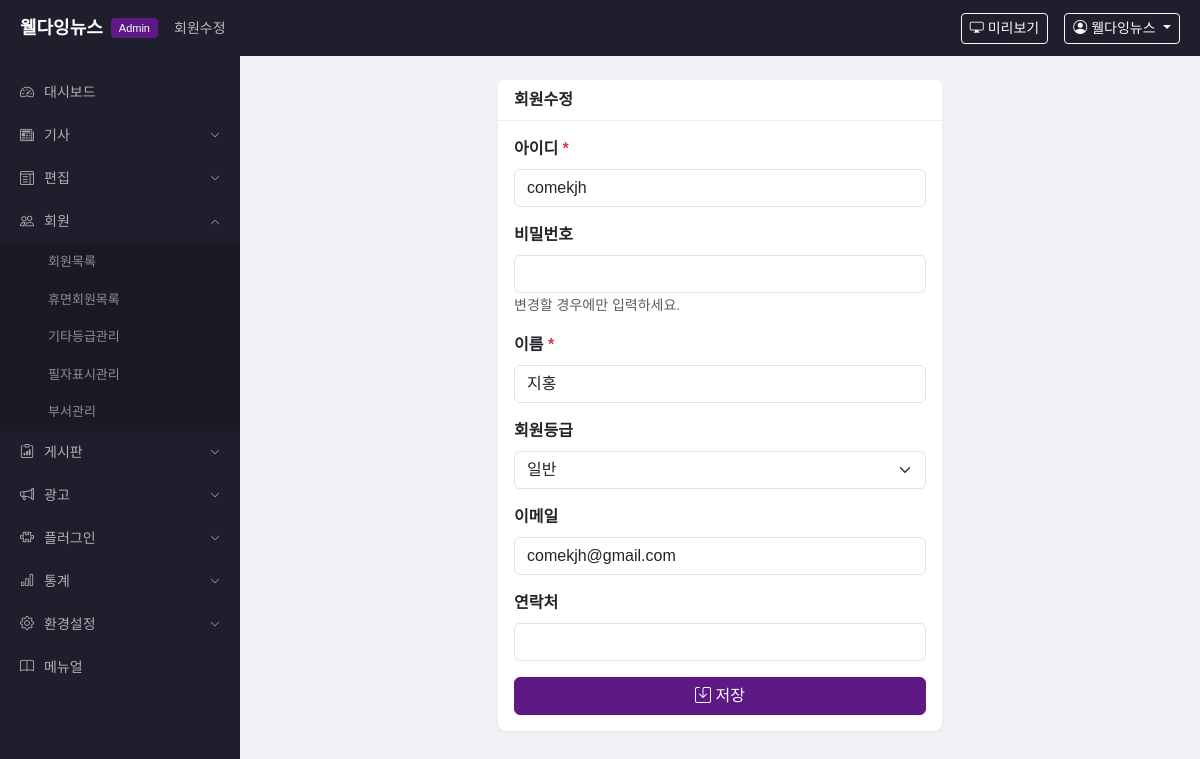
Page /admin/member/2/edit (signed in) on the committed database.
### app/models.py (models this page shows)
class AdminUser(UserMixin, db.Model):
    __tablename__ = 'admin_user'
    id = db.Column(db.Integer, primary_key=True)
    user_id = db.Column(db.String(50), unique=True, nullable=False)
    password_hash = db.Column(db.String(256), nullable=False)
    name = db.Column(db.String(50), nullable=False)
    email = db.Column(db.String(100))
    department = db.Column(db.String(50), default='')
    level = db.Column(db.String(20), default='admin')  # admin, editor, reporter
    is_active = db.Column(db.Boolean, default=True)
    is_dormant = db.Column(db.Boolean, default=False)
    created_at = db.Column(db.DateTime, default=datetime.now)

class Member(db.Model):
    __tablename__ = 'member'
    id = db.Column(db.Integer, primary_key=True)
    user_id = db.Column(db.String(50), unique=True, nullable=False)
    password_hash = db.Column(db.String(256), nullable=False)
    name = db.Column(db.String(50), nullable=False)
    email = db.Column(db.String(100), default='')
    phone = db.Column(db.String(20), default='')
    level = db.Column(db.String(20), default='일반')  # 일반/시민기자/기자/데스크
    is_active = db.Column(db.Boolean, default=True)
    is_dormant = db.Column(db.Boolean, default=False)  # 휴면회원
    created_at = db.Column(db.DateTime, default=datetime.now)

### app/admin/routes.py (the view)
@admin_bp.route('/member/<int:member_id>/edit', methods=['GET', 'POST'])
@admin_required
def member_edit(member_id):
    member = Member.query.get_or_404(member_id)
    if request.method == 'POST':
        return _save_member(member)
    return render_template('admin/member_form.html', member=member)

### app/__init__.py (called while the page is built)
def create_app():
    app = Flask(__name__)
    app.config.from_object(Config)
    os.makedirs(app.config['UPLOAD_FOLDER'], exist_ok=True)
    db.init_app(app)
    login_manager.init_app(app)
    login_manager.login_view = 'admin.login'
    @login_manager.user_loader
    def load_user(user_id):
        return db.session.get(AdminUser, int(user_id))
    from app.admin import admin_bp
    from app.public import public_bp
    app.register_blueprint(admin_bp, url_prefix='/admin')
    app.register_blueprint(public_bp)
    with app.app_context():
        db.create_all()
    return app

### app/admin/routes.py (called while the page is built)
def admin_required(f):
    @wraps(f)
    @login_required
    def decorated(*args, **kwargs):
        return f(*args, **kwargs)
    return decorated

### app/admin/templates/admin/member_form.html
{% extends "admin/base.html" %}
{% block nav_title %}{{ '회원수정' if member and member.id else '회원등록' }}{% endblock %}
{% block content %}
<div class="row justify-content-center">
    <div class="col-lg-6">
        <div class="card">
            <div class="card-header"><strong>{{ '회원수정' if member and member.id else '회원등록' }}</strong></div>
            <div class="card-body">
                <form method="post" action="{{ url_for('admin.member_edit', member_id=member.id) if member and member.id else url_for('admin.member_new') }}">
                    <div class="mb-3">
                        <label class="form-label fw-bold">아이디 <span class="text-danger">*</span></label>
                        <input type="text" name="user_id" class="form-control" value="{{ member.user_id if member else '' }}" {% if member and member.id %}readonly{% endif %} required>
                    </div>
                    <div class="mb-3">
                        <label class="form-label fw-bold">비밀번호 {% if not member or not member.id %}<span class="text-danger">*</span>{% endif %}</label>
                        <input type="password" name="password" class="form-control" {% if not member or not member.id %}required{% endif %}>
                        {% if member and member.id %}
                        <small class="text-muted">변경할 경우에만 입력하세요.</small>
                        {% endif %}
                    </div>
                    <div class="mb-3">
                        <label class="form-label fw-bold">이름 <span class="text-danger">*</span></label>
                        <input type="text" name="name" class="form-control" value="{{ member.name if member else '' }}" required>
                    </div>
                    <div class="mb-3">
                        <label class="form-label fw-bold">회원등급</label>
                        <select name="level" class="form-select">
                            {% for lv in ['일반', '시민기자', '기자', '데스크'] %}
                            <option value="{{ lv }}" {% if member and member.level == lv %}selected{% endif %}>{{ lv }}</option>
                            {% endfor %}
                        </select>
                    </div>
                    <div class="mb-3">
                        <label class="form-label fw-bold">이메일</label>
                        <input type="email" name="email" class="form-control" value="{{ member.email if member else '' }}">
                    </div>
                    <div class="mb-3">
                        <label class="form-label fw-bold">연락처</label>
                        <input type="tel" name="phone" class="form-control" value="{{ member.phone if member else '' }}">
                    </div>
                    <div class="d-grid">
                        <button type="submit" class="btn btn-primary"><i class="bi bi-save"></i> 저장</button>
                    </div>
                </form>
            </div>
        </div>
    </div>
</div>
{% endblock %}

### app/admin/templates/admin/base.html (shortened to what this page needs)
<!DOCTYPE html>
<html lang="ko">
<head>
    <link href="https://cdn.jsdelivr.net/npm/bootstrap@5.3.3/dist/css/bootstrap.min.css" rel="stylesheet">
    <link href="https://cdn.jsdelivr.net/npm/bootstrap-icons@1.11.3/font/bootstrap-icons.min.css" rel="stylesheet">
    <link href="{{ url_for('static', filename='css/admin.css') }}" rel="stylesheet">
</head>
<body>
<header class="admin-header">
    <div class="d-flex align-items-center w-100">
        <a href="{{ url_for('admin.dashboard') }}" class="admin-logo">
            <span class="logo-text">웰다잉뉴스</span>
            <span class="logo-badge">Admin</span>
        </a>
        <div class="admin-nav-title ms-3">{% block nav_title %}대시보드{% endblock %}</div>
        <div class="ms-auto d-flex align-items-center gap-3">
            <a href="{{ url_for('public.index') }}" target="_blank" class="btn btn-sm btn-outline-light">
                <i class="bi bi-display"></i> 미리보기
            </a>
            <div class="dropdown">
                <button class="btn btn-sm btn-outline-light dropdown-toggle" data-bs-toggle="dropdown">
                    <i class="bi bi-person-circle"></i> {{ current_user.name }}
                </button>
            </div>
        </div>
    </div>
</header>
<div class="admin-layout">
    <aside class="admin-sidebar">
        <nav>
            {% set ep = request.endpoint or '' %}
            <ul class="sidebar-nav">
                <li class="{% if ep == 'admin.dashboard' %}active{% endif %}">
                    <a href="{{ url_for('admin.dashboard') }}"><i class="bi bi-speedometer2"></i> 대시보드</a>
                </li>
                <li class="nav-group {% if 'article' in ep or ep == 'admin.approval' or ep == 'admin.article_comments' or ep == 'admin.article_structure' %}open{% endif %}">
                    <a href="#" class="nav-group-toggle"><i class="bi bi-newspaper"></i> 기사 <i class="bi bi-chevron-down ms-auto"></i></a>
                </li>
                <li class="nav-group {% if 'edit_layout' in ep %}open{% endif %}">
                    <a href="#" class="nav-group-toggle"><i class="bi bi-layout-text-window"></i> 편집 <i class="bi bi-chevron-down ms-auto"></i></a>
                </li>
                <li class="nav-group {% if 'member' in ep or 'dormant' in ep or 'etc_level' in ep or 'division' in ep or 'department' in ep %}open{% endif %}">
                    <a href="#" class="nav-group-toggle"><i class="bi bi-people"></i> 회원 <i class="bi bi-chevron-down ms-auto"></i></a>
                    <ul class="nav-sub">
                        <li class="{% if ep == 'admin.member_list' %}active{% endif %}"><a href="{{ url_for('admin.member_list') }}">회원목록</a></li>
                        <li class="{% if ep == 'admin.dormant_list' %}active{% endif %}"><a href="{{ url_for('admin.dormant_list') }}">휴면회원목록</a></li>
                        <li class="{% if ep == 'admin.etc_level_list' %}active{% endif %}"><a href="{{ url_for('admin.etc_level_list') }}">기타등급관리</a></li>
                        <li class="{% if ep == 'admin.division_list' %}active{% endif %}"><a href="{{ url_for('admin.division_list') }}">필자표시관리</a></li>
                        <li class="{% if ep == 'admin.department_list' %}active{% endif %}"><a href="{{ url_for('admin.department_list') }}">부서관리</a></li>
                    </ul>
                </li>
                <li class="nav-group {% if 'board' in ep or 'bbs' in ep or 'event_request' in ep %}open{% endif %}">
                    <a href="#" class="nav-group-toggle"><i class="bi bi-clipboard-data"></i> 게시판 <i class="bi bi-chevron-down ms-auto"></i></a>
                </li>
                <li class="nav-group {% if 'banner' in ep or 'popup' in ep %}open{% endif %}">
                    <a href="#" class="nav-group-toggle"><i class="bi bi-megaphone"></i> 광고 <i class="bi bi-chevron-down ms-auto"></i></a>
                </li>
                <li class="nav-group {% if 'poll' in ep %}open{% endif %}">
                    <a href="#" class="nav-group-toggle"><i class="bi bi-puzzle"></i> 플러그인 <i class="bi bi-chevron-down ms-auto"></i></a>
                </li>
                <li class="nav-group {% if 'stats' in ep %}open{% endif %}">
                    <a href="#" class="nav-group-toggle"><i class="bi bi-bar-chart"></i> 통계 <i class="bi bi-chevron-down ms-auto"></i></a>
                </li>
                <li class="nav-group {% if 'settings' in ep or 'section' in ep or 'comment_config' in ep %}open{% endif %}">
                    <a href="#" class="nav-group-toggle"><i class="bi bi-gear"></i> 환경설정 <i class="bi bi-chevron-down ms-auto"></i></a>
                </li>
                <li class="{% if ep == 'admin.manual' %}active{% endif %}">
                    <a href="{{ url_for('admin.manual') }}"><i class="bi bi-book"></i> 메뉴얼</a>
                </li>
            </ul>
        </nav>
    </aside>
    <main class="admin-content">
        {% block content %}{% endblock %}
    </main>
</div>
</body>
</html>

### app/static/css/admin.css (style rules this page uses)
body { font-family: 'Noto Sans KR', sans-serif; background: #f0f2f5; margin: 0; }
.admin-header { position: fixed; top: 0; left: 0; right: 0; z-index: 1000; height: 56px; background: #1e1e2d; color: #fff; display: flex; align-items: center; padding: 0 20px; }
.admin-logo { text-decoration: none; display: flex; align-items: center; gap: 8px; }
.admin-logo .logo-text { color: #fff; font-size: 18px; font-weight: 700; }
.admin-logo .logo-badge { background: #5e1985; color: #fff; font-size: 11px; padding: 2px 8px; border-radius: 4px; font-weight: 500; }
.admin-nav-title { color: rgba(255,255,255,0.7); font-size: 14px; }
.admin-layout { display: flex; margin-top: 56px; min-height: calc(100vh - 56px); }
.admin-sidebar { width: 240px; min-width: 240px; background: #1e1e2d; padding: 15px 0; position: fixed; top: 56px; bottom: 0; left: 0; overflow-y: auto; }
.sidebar-nav { list-style: none; padding: 0; margin: 0; }
.sidebar-nav > li > a { display: flex; align-items: center; gap: 10px; padding: 11px 20px; color: rgba(255,255,255,0.65); text-decoration: none; font-size: 14px; transition: all 0.2s; }
.nav-sub { list-style: none; padding: 0; margin: 0; display: none; background: rgba(0,0,0,0.15); }
.nav-group.open .nav-sub { display: block; }
.nav-sub li a { display: block; padding: 9px 20px 9px 48px; color: rgba(255,255,255,0.5); text-decoration: none; font-size: 13px; transition: all 0.2s; }
.nav-group-toggle .ms-auto { font-size: 10px; transition: transform 0.2s; }
.nav-group.open .nav-group-toggle .ms-auto { transform: rotate(180deg); }
.admin-content { flex: 1; margin-left: 240px; padding: 24px; }
.card { border: none; box-shadow: 0 1px 3px rgba(0,0,0,0.06); border-radius: 8px; }
.card-header { background: #fff; border-bottom: 1px solid #eee; font-weight: 500; }
.btn-primary { background: #5e1985; border-color: #5e1985; }

### rows in the picture
AdminUser: name "웰다잉뉴스"
Member: user_id "comekjh", name "지홍", level "일반", email "comekjh@gmail.com"

### other values in the picture
{{ '회원수정' if member and member.id else '회원등록' }} "회원수정"
